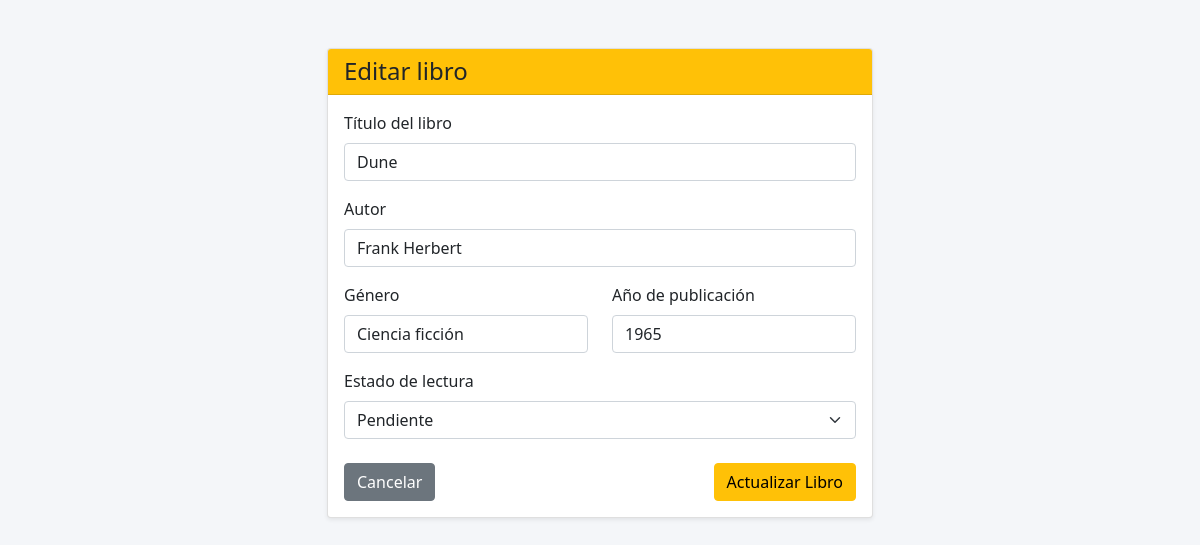
Page /libros/editar.php?id=3 (signed in) on the committed database.
### tables this page shows
CREATE TABLE IF NOT EXISTS `libros` (
  `id_libro` int NOT NULL AUTO_INCREMENT,
  `titulo` varchar(150) NOT NULL,
  `autor` varchar(100) NOT NULL,
  `genero` varchar(60) NOT NULL,
  `anio` int NOT NULL,
  `estado` varchar(20) NOT NULL,
  `id_usuario` int NOT NULL,
  PRIMARY KEY (`id_libro`),
  KEY `id_usuario` (`id_usuario`)
);

### libros/editar.php (the view, shortened to what this page needs)
<?php
    require "../config/conexion.php";
    $id_libro = $_GET["id"] ?? "";
    if ($_SESSION["rol"] === "administrador") {
        $sql = "SELECT * FROM libros WHERE id_libro = ?";
        $consulta = $conexion->prepare($sql);
        $consulta->execute([$id_libro]);
    } else {
        $sql = "SELECT * FROM libros WHERE id_libro = ? AND id_usuario = ?";
        $consulta = $conexion->prepare($sql);
        $consulta->execute([$id_libro, $_SESSION["id_usuario"]]);
    }
    $libro = $consulta->fetch(PDO::FETCH_ASSOC);
?>
<!DOCTYPE html>
<html lang="en">
<head>
    <link href="https://cdn.jsdelivr.net/npm/bootstrap@5.0.2/dist/css/bootstrap.min.css" rel="stylesheet">
    <link rel="stylesheet" href="../assets/css/estilos.css">
</head>
</head>
<body>
    <div class="container py-5">
        <div class="row justify-content-center">
            <div class="col-12 col-md-8 col-lg-6">
                <div class="card shadow-sm">
                    <div class="card-header bg-warning">
                        <h4 class="mb-0">Editar libro</h4>
                    </div>
                    <div class="card-body">
                        <form method="POST">
                            <div class="mb-3">
                                <label class="form-label">Título del libro</label>
                                <input type="text" name="titulo" class="form-control"
                                       value="<?= htmlspecialchars($libro["titulo"]) ?>" required>
                            </div>
                            <div class="mb-3">
                                <label class="form-label">Autor</label>
                                <input type="text" name="autor" class="form-control"
                                       value="<?= htmlspecialchars($libro["autor"]) ?>" required>
                            </div>
                            <div class="row">
                                <div class="col-md-6 mb-3">
                                    <label class="form-label">Género</label>
                                    <input type="text" name="genero" class="form-control"
                                           value="<?= htmlspecialchars($libro["genero"]) ?>" required>
                                </div>
                                <div class="col-md-6 mb-3">
                                    <label class="form-label">Año de publicación</label>
                                    <input type="number" name="anio" class="form-control"
                                           value="<?= htmlspecialchars($libro["anio"]) ?>" required>
                                </div>
                            </div>
                            <div class="mb-4">
                                <label class="form-label">Estado de lectura</label>
                                <select name="estado" class="form-select" required>
                                    <option value="Pendiente" <?= $libro["estado"] === "Pendiente" ? "selected" : "" ?>>Pendiente</option>
                                </select>
                            </div>
                            <div class="d-flex justify-content-between">
                                <a href="index.php" class="btn btn-secondary">Cancelar</a>
                                <button type="submit" class="btn btn-warning">Actualizar Libro</button>
                            </div>
                        </form>
                    </div>
                </div>
            </div>
        </div>
    </div>
</body>
</html>

### assets/css/estilos.css (style rules this page uses)
body { background-color: #f4f6f9; font-family: 'Segoe UI', Tahoma, Geneva, Verdana, sans-serif; }

### rows in the picture
libros: titulo "Dune", autor "Frank Herbert", genero "Ciencia ficción", anio "1965", estado "Pendiente"
